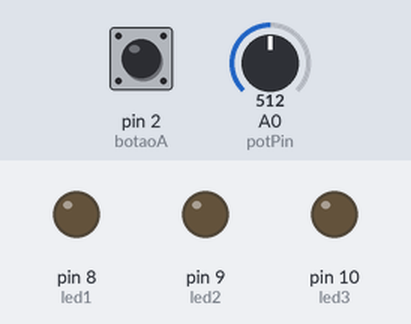
A sketch run on a simulated Arduino Uno, built with avr-gcc and run on an emulated ATmega328P. Parts: output pins drawn as LEDs (lit = HIGH). The test bench sets the inputs (shaded band); at power-on: pin 2 (botaoA) HIGH, A0 (potPin) = 512. What the sketch prints to the serial monitor is not drawn.

Above: at 1.2 s.
1.3 s: pin 2 (botaoA) pulled LOW for 0.15 s
At 2.7 s:
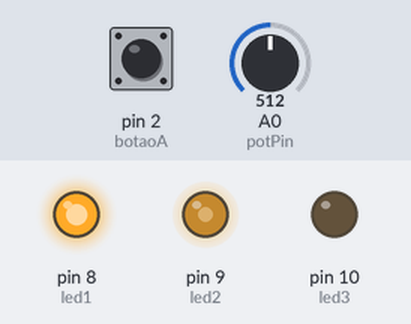
At 4.3 s:
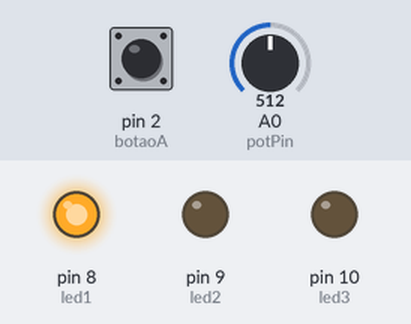
4.4 s: pin 2 (botaoA) pulled LOW for 3.2 s
At 11.9 s:
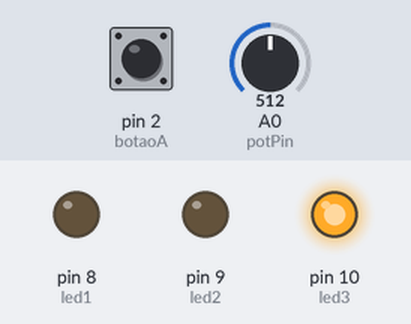
Timing chart, 0 to 14.1 s (numbered marks = the images above; inputs shaded):
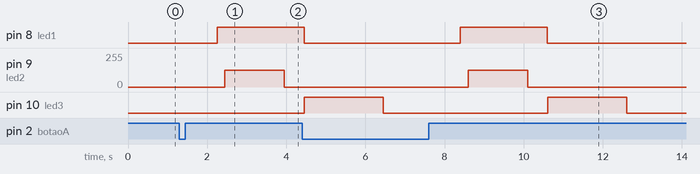

Measured:
- after the input at 1.3 s, pin 8 (led1): LOW → HIGH after 0.95 s; pin 9 (led2): 0/255 → 127/255 after 1.2 s, → 0/255 1.5 s later
- after the input at 4.4 s, pin 9 (led2): 0/255 → 127/255 after 4.2 s, → 0/255 1.5 s later
- by itself, pin 10 (led3): alternates HIGH for 2.0 s and LOW for 4.1 s

The sketch:

exercicio22.INO.ino
```cpp
const int botaoA  = 2;
const int led1    = 8;
const int led2    = 9;
const int led3    = 10;
const int potPin  = A0;

bool cicloAtivo = false;

void setup() {
  pinMode(botaoA, INPUT_PULLUP);
  pinMode(led1,   OUTPUT);
  pinMode(led2,   OUTPUT);
  pinMode(led3,   OUTPUT);
  Serial.begin(9600);
  Serial.println("Solda pronta. Posicione a peça e pressione Botão A.");
}

void loop() {
  if (!cicloAtivo && digitalRead(botaoA) == LOW) {
    delay(50);
    if (digitalRead(botaoA) == LOW) {
      cicloAtivo = true;
      while (digitalRead(botaoA) == LOW);


      Serial.println("Estabilizando...");
      delay(800);


      Serial.println("Atuador de pressão ATIVO.");
      digitalWrite(led1, HIGH);


      delay(200);
      int potencia = map(analogRead(potPin), 0, 1023, 0, 255);
      Serial.print("Corrente de solda — PWM: "); Serial.println(potencia);
      analogWrite(led2, potencia);
      delay(1500);


      analogWrite(led2, 0);
      Serial.println("Resfriando sob pressão...");
      delay(500);
      digitalWrite(led1, LOW);


      Serial.println("Peça liberada — PRONTO.");
      digitalWrite(led3, HIGH);
      delay(2000);
      digitalWrite(led3, LOW);

      cicloAtivo = false;
      Serial.println("Sistema livre para nova solda.");
    }
  }
}
```
